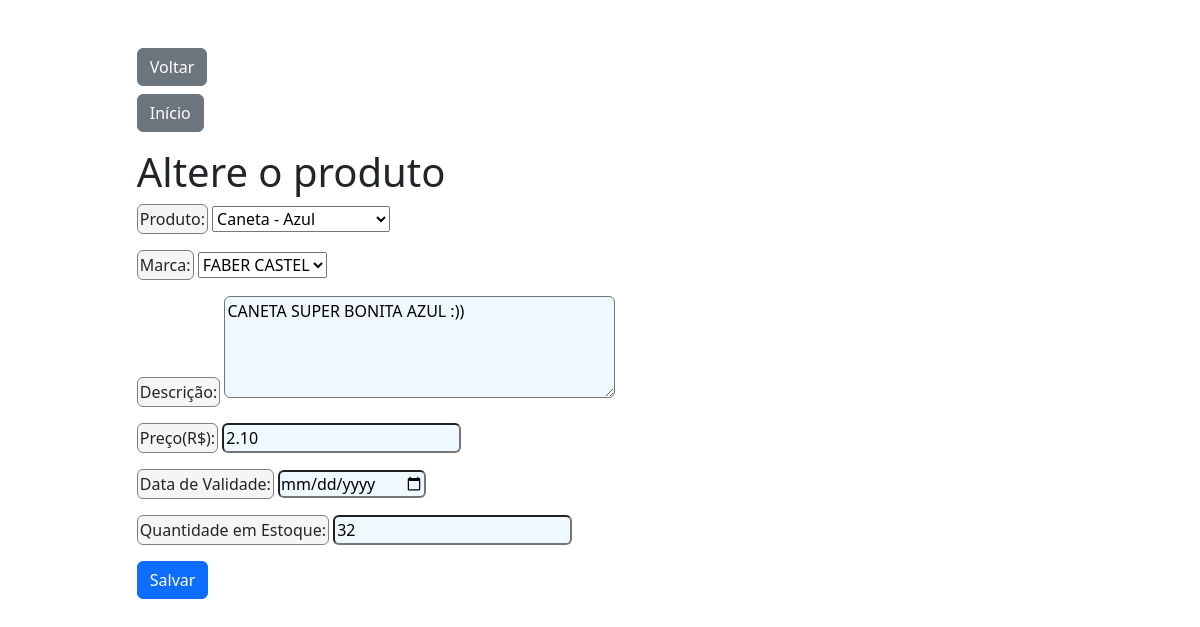
Page /update_product/2/ on the committed database.
### app/models.py (models this page shows, shortened)
class Nome(models.Model):
    nome = models.CharField(max_length=100, unique=True)
    def __str__(self):
        return self.nome

class Marca(models.Model):
    marca = models.CharField(max_length=100, unique=True)
    def __str__(self):
        return self.marca

class Produto(models.Model):
    nome = models.ForeignKey(Nome, on_delete=models.SET_NULL, blank=True, null=True)
    marca = models.ForeignKey(Marca, on_delete=models.SET_NULL, blank=True, null=True)
    descricao = models.TextField()
    preco = models.DecimalField(max_digits=10, decimal_places=2) # Campo para o preço
    validade = models.DateField(null=True, blank=True)
    quantidade = models.IntegerField()

### app/views.py (the view)
# urls.py: path('update_product/<int:id>/', views.update_product, name='update_product'),
def update_product(request, id):
    produto = get_object_or_404(Produto, id=id)
    if request.method == 'POST':
        form = ProdutoForm(request.POST, instance=produto)  # Agora está correto!
        if form.is_valid():
            form.save()
            return redirect('select_product')
    else:
        form = ProdutoForm(instance=produto) # Use o instance para carregar os dados do model no form
    context = {
        "form": form,
        'produto': produto,
    }
    return render(request, 'update_product.html', context)

### app/forms.py
class ProdutoForm(forms.ModelForm):
    class Meta:
        model = Produto
        fields = ['nome', 'marca', 'descricao', 'preco','validade', 'quantidade']
        widgets = {
            'descricao': forms.Textarea(attrs={'rows': 4}),
            'preco': forms.NumberInput(attrs={'step': '0.01'}),
            'validade': forms.DateInput(attrs={'type': 'date'}),
            'quantidade': forms.NumberInput()
        }
        labels = {
            'nome':'Produto:',
            'descricao': 'Descrição:',
            'preco': 'Preço(R$):',
            'validade': 'Data de Validade:',
            'quantidade': 'Quantidade em Estoque:'
        }

### app/templates/update_product.html (shortened to what this page needs)
{% extends 'base.html' %}
{% block content %}
<div class="container mt-5">
    <a href="{% url 'select_product' %}" class="btn btn-secondary mb-2">Voltar</a>
    <br>
    <a href="{% url 'index' %}" class="btn btn-secondary mb-3">Início</a>
    <h1>Altere o produto</h1>
    <form method="post">
        {{ form.as_p }}
        <button type="submit" class="btn btn-primary">Salvar</button>
    </form>
</div>
{% endblock %}

### static/css/style_base.css (style rules this page uses)
.container { max-width: 90% !important; }
label { cursor: pointer; background-color: whitesmoke; border: 1px solid gray; border-radius: 6px ; padding: 2px; }
input, textarea { border-radius: 6px ; background-color: aliceblue; }

### rows in the picture
Nome: nome "Caneta - Azul"
Marca: marca "FABER CASTEL"
Produto: descricao "CANETA SUPER BONITA AZUL :))", preco "2.10", quantidade "32"
